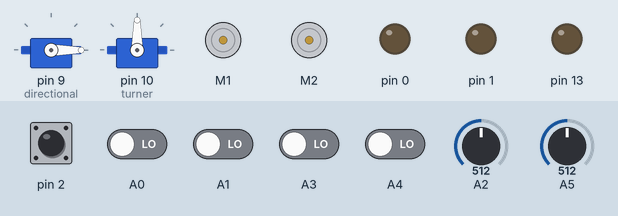
Bench run of a sketch on a simulated Arduino Uno, built with avr-gcc and run on an emulated ATmega328P. Parts: 2 × servo, 2 × DC motor (green arrow = forward, orange = backward, longer = faster), output pins drawn as LEDs (lit = HIGH). Inputs (shaded band) come from the test bench; at power-on: pin 2 HIGH, A0, A1, A3, A4 LOW, A2 = 512, A5 = 512.

Above: at 5.2 s.
5.3 s: A2 set to 523
At 6.3 s:
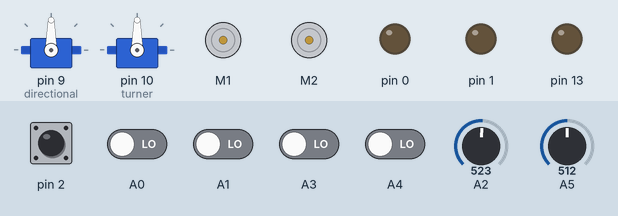
6.8 s: A0 driven HIGH
At 7.4 s:
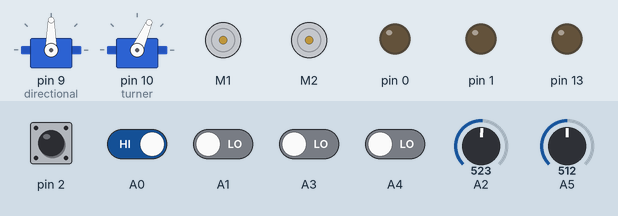
8.3 s: A3 driven HIGH
At 8.6 s:
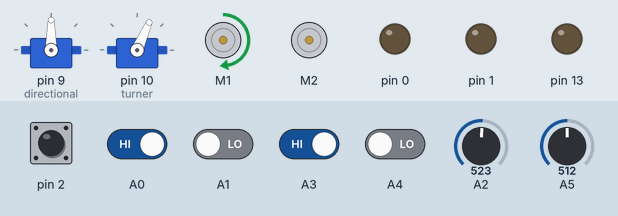
9.8 s: A5 set to 716
At 10.9 s:
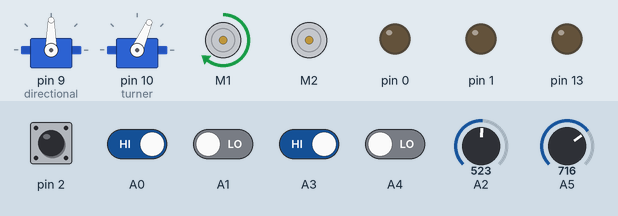
11.3 s: A1 driven HIGH
At 12.1 s:
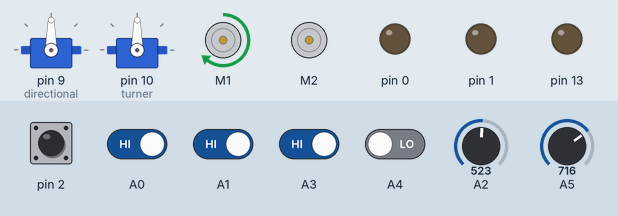
12.8 s: A2 set to 511
At 13.2 s:
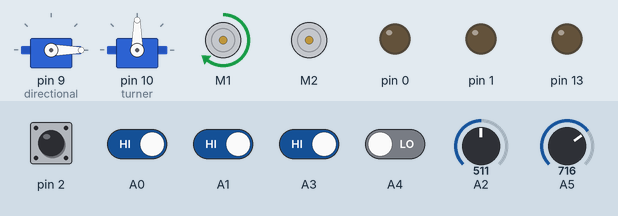
Timing chart, 0 to 15.3 s (numbered marks = the images above; inputs shaded):
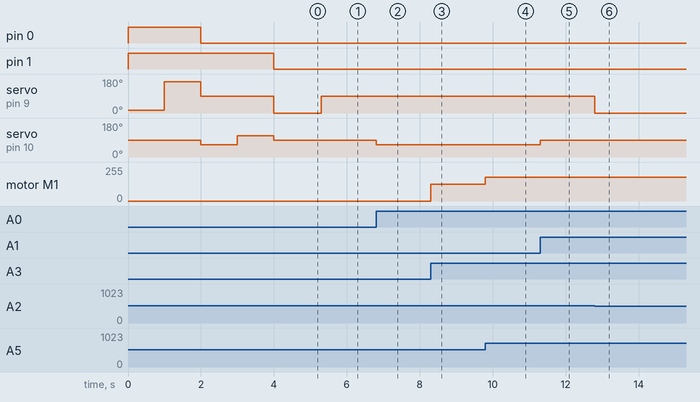

Measured:
- the behaviour switches between 513 and 514 on A2 (found by bisection; images 0 and 1)
- after the input at 5.3 s, servo on pin 9 (directional): 0° → 90° at once
- after the input at 6.8 s, servo on pin 10 (turner): 90° → 66° at once
- after the input at 8.3 s, motor M1: stopped → forward 127/255 at once
- after the input at 9.8 s, motor M1: forward 127/255 → forward 178/255 at once
- after the input at 11.3 s, servo on pin 10 (turner): 66° → 90° at once
- after the input at 12.8 s, servo on pin 9 (directional): 90° → 0° at once

The sketch:

INSTALL_MOTOR.ino
```cpp
#include <AFMotor.h>
#include <Servo.h>

// Define Servos
Servo directional;
Servo turner;

int bit_analog(uint8_t AX) {
  return map(analogRead(AX), 0, 1023, 0, 255);
}
AF_DCMotor motorA(1, MOTOR12_64KHZ);
AF_DCMotor motorB(2, MOTOR12_64KHZ);

void moveUnit(int speed, int d1, int d2) {
motorA.setSpeed(speed);
motorB.setSpeed(speed);
int direction = (d1 * 2) + (d2 * 1);
if (direction == 3 | direction == 0) {
  motorA.run(RELEASE);
} else {
  switch (direction) {
    case 1:
      motorA.run(FORWARD);
      break;
    case 2:
      motorA.run(BACKWARD);
      break;
  }
}
}

void setup() {
pinMode(13, OUTPUT);
  /* those are not used because of static
pinMode(12, INPUT);
pinMode(A4, INPUT);
pinMode(A3, INPUT);
pinMode(A1, INPUT);
pinMode(A0, INPUT); */
pinMode(0, OUTPUT);
digitalWrite(0, HIGH);
pinMode(1, OUTPUT);
digitalWrite(1, HIGH);
// Calibrate the sensor's servo
directional.attach(9);
turner.attach(10);
directional.write(15);
delay(1000);
directional.write(165);
delay(1000);
directional.write(90);
turner.write(66);
digitalWrite(0, LOW);
delay(1000);
turner.write(113);
delay(1000);
turner.write(90);
digitalWrite(1, LOW);

// Signal the main Arduino, telling that it is ready
while (digitalRead(2) == LOW) {
digitalWrite(13, digitalRead(2));
}
digitalWrite(13, LOW);
}

void turnUnit(int t1, int t2) {
  int data = (t2 * 1) + (t1 * 2);
  switch (data) {
    case 1:
      turner.write(66);
      break;
    case 2:
      turner.write(113);
      break;
    default:
      turner.write(90);
      break;
  }
}
int Ddegrees(int bit_analog) {
  int bit = map(bit_analog, 0, 255, -1, 1); //
  switch (bit) {
    case -1:
      return 0;
      break;
    case 0:
      return 90;
      break;
    case 1:
      return 180;
      break;
  }
}

void loop() {
  moveUnit(bit_analog(A5), digitalRead(A4), digitalRead(A3));
  directional.write(Ddegrees(bit_analog(A2)));
  turnUnit(digitalRead(A1), digitalRead(A0));
}
```
